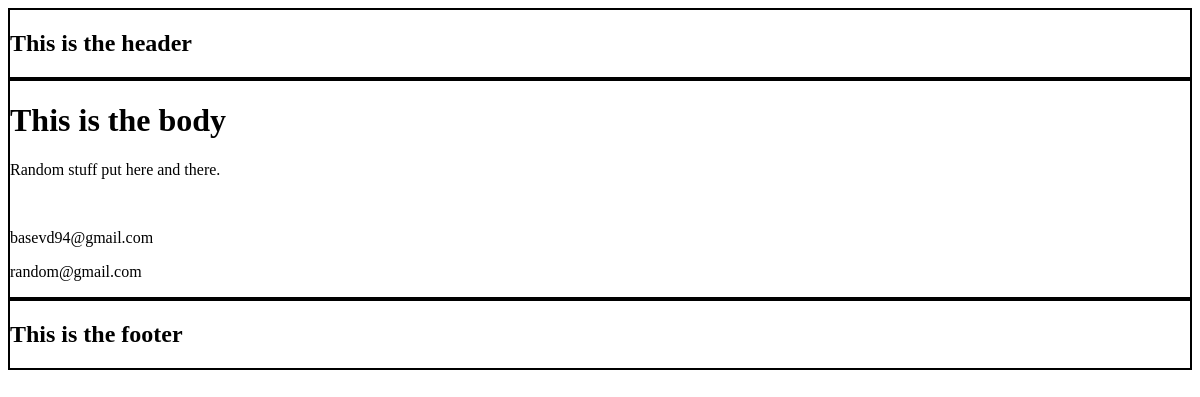
The app's page /, older data.
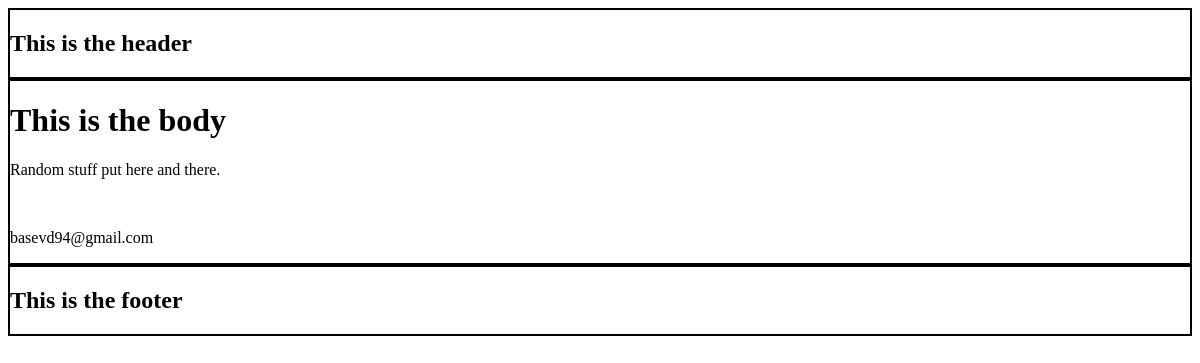
The same page, newer data.
### account/models.py (models this page shows, shortened)
class Account(AbstractBaseUser):
    email = models.EmailField(verbose_name="email", max_length=60, unique=True)
    username = models.CharField(max_length=30, unique=True)
    date_joined = models.DateTimeField(
        verbose_name='date joined', auto_now_add=True)
    last_login = models.DateTimeField(verbose_name='last login', auto_now=True)
    is_admin = models.BooleanField(default=False)
    is_active = models.BooleanField(default=True)
    is_staff = models.BooleanField(default=False)
    is_superuser = models.BooleanField(default=False)
    USERNAME_FIELD = 'email'
    REQUIRED_FIELDS = ['username']
    objects = MyAccountManager()
    def __str__(self):
        return self.email

### personal/views.py (the view)
# urls.py: path('', home_screen_view)
def home_screen_view(request):
    context = {}
    accounts = Account.objects.all()
    context['accounts'] = accounts
    return render(request, "personal/home.html", context)

### personal/templates/personal/home.html
{% extends 'base.html' %} {% block content %}
<div style="border: 2px solid #000">
  <h1>This is the body</h1>
  <p>Random stuff put here and there.</p>
  {{some_string}} <br />
  {% for account in accounts %}
  <p>{{account}}
  {% endfor %}
</div>
{% endblock content %}

### templates/base.html (shortened to what this page needs)
<!DOCTYPE html>
<html lang="en">
  <html>
    <head>
      <div style="border: 2px solid #000">
        <h2>This is the header</h2>
      </div>
    </head>
    <body>
      {% block content %} {% endblock content %}
    </body>
    <footer>
      <div style="border: 2px solid #000">
        <h2>This is the footer</h2>
      </div>
    </footer>
  </html>
</html>

Row changes from the older to the newer data that the page shows:
removed Account: email "random@gmail.com"
